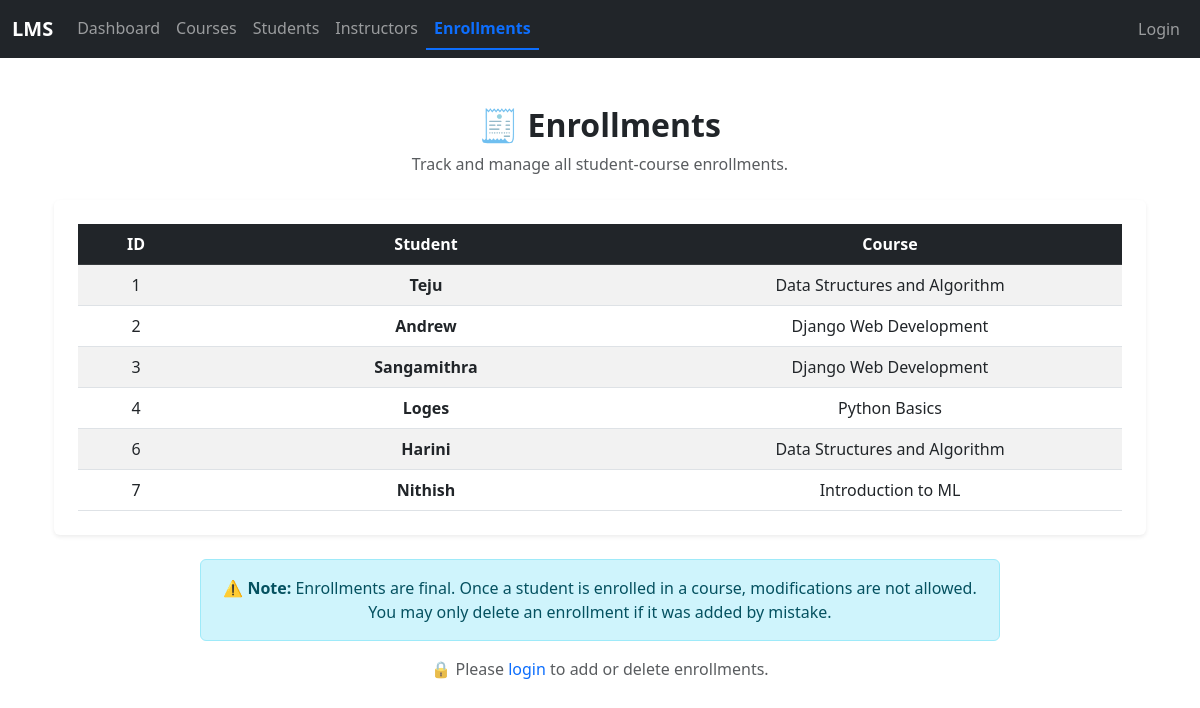
The app's page /enrollments/ with its own data.
### courses/models.py (models this page shows, shortened)
class Enrollment(models.Model):
    student = models.ForeignKey(Student, on_delete=models.CASCADE)
    course = models.ForeignKey(Course, on_delete=models.CASCADE)
    enrolled_on = models.DateTimeField(auto_now_add=True)
    class Meta:
        unique_together = ('student', 'course')  # Prevent duplicate enrollment

class Student(models.Model):
    name = models.CharField(max_length=100)
    email = models.EmailField(unique=True)
    enrolled_date = models.DateField(auto_now_add=True)

class Course(models.Model):
    title = models.CharField(max_length=200)
    description = models.TextField()
    instructor = models.ForeignKey(Instructor, on_delete=models.CASCADE)
    start_date = models.DateField()
    end_date = models.DateField()

### courses/views.py (the view)
# urls.py: path('enrollments/', views.enrollment_list, name='enrollment-list'),
def enrollment_list(request):
    enrollments = Enrollment.objects.all()
    return render(request, 'courses/enrollment_list.html', {'enrollments': enrollments})

### courses/templates/courses/enrollment_list.html (shortened to what this page needs)
{% extends 'courses/base.html' %}
{% block content %}
<div class="container mt-5 mb-5">
  <div class="text-center mb-4">
    <h2 class="fw-bold">🧾 Enrollments</h2>
    <p class="text-muted">Track and manage all student-course enrollments.</p>
  </div>
  <div class="card shadow-sm border-0">
    <div class="card-body p-4">
      <div class="table-responsive">
        <table class="table table-striped table-hover align-middle text-center mb-0">
          <thead class="table-dark">
            <tr>
              <th style="width: 10%;">ID</th>
              <th style="width: 40%;">Student</th>
              <th style="width: 40%;">Course</th>
            </tr>
          </thead>
          <tbody>
            {% for enrollment in enrollments %}
            <tr>
              <td>{{ enrollment.id }}</td>
              <td class="fw-semibold">{{ enrollment.student.name }}</td>
              <td>{{ enrollment.course.title }}</td>
            </tr>
            {% empty %}
            <tr>
              <td colspan="4" class="text-muted py-4">No enrollments available.</td>
            </tr>
            {% endfor %}
          </tbody>
        </table>
      </div>
    </div>
  </div>
  <div class="alert alert-info text-center mt-4" style="max-width: 800px; margin: auto;">
    ⚠️ <strong>Note:</strong> Enrollments are final. Once a student is enrolled in a course, modifications are not allowed.<br>
    You may only delete an enrollment if it was added by mistake.
  </div>
  {% if not user.is_authenticated %}
  <p class="text-center text-muted mt-3">
    🔒 Please <a href="{% url 'login' %}" class="text-decoration-none">login</a> to add or delete enrollments.<br>
  </p>
  {% endif %}
</div>
{% endblock %}

### records on screen
Enrollment: id "1", student.name "Teju", course "Data Structures and Algorithm"
Enrollment: id "2", student.name "Andrew", course "Django Web Development"
Enrollment: id "3", student.name "Sangamithra", course "Django Web Development"
Enrollment: id "4", student.name "Loges", course "Python Basics"
Enrollment: id "6", student.name "Harini", course "Data Structures and Algorithm"
Enrollment: id "7", student.name "Nithish", course "Introduction to ML"
